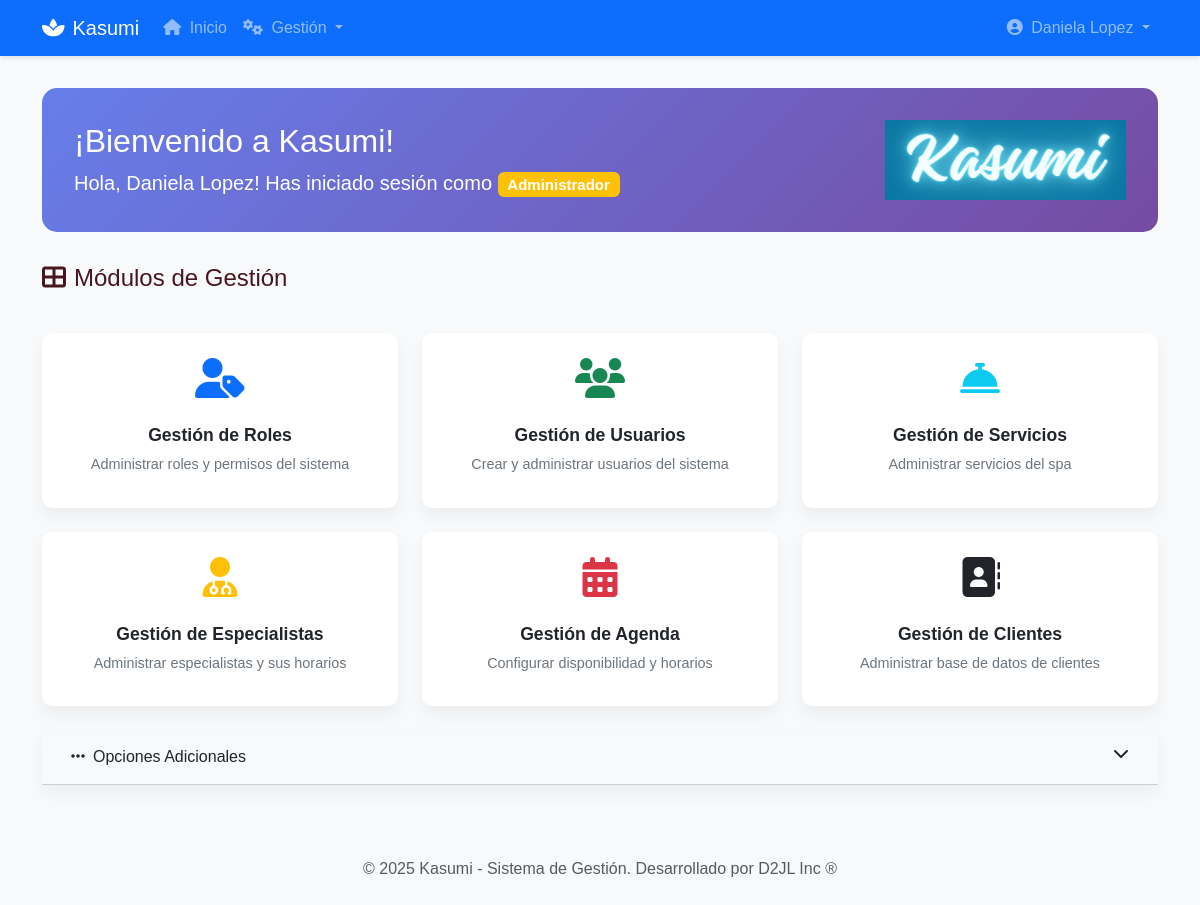
Page / (signed in) on the earlier database version.
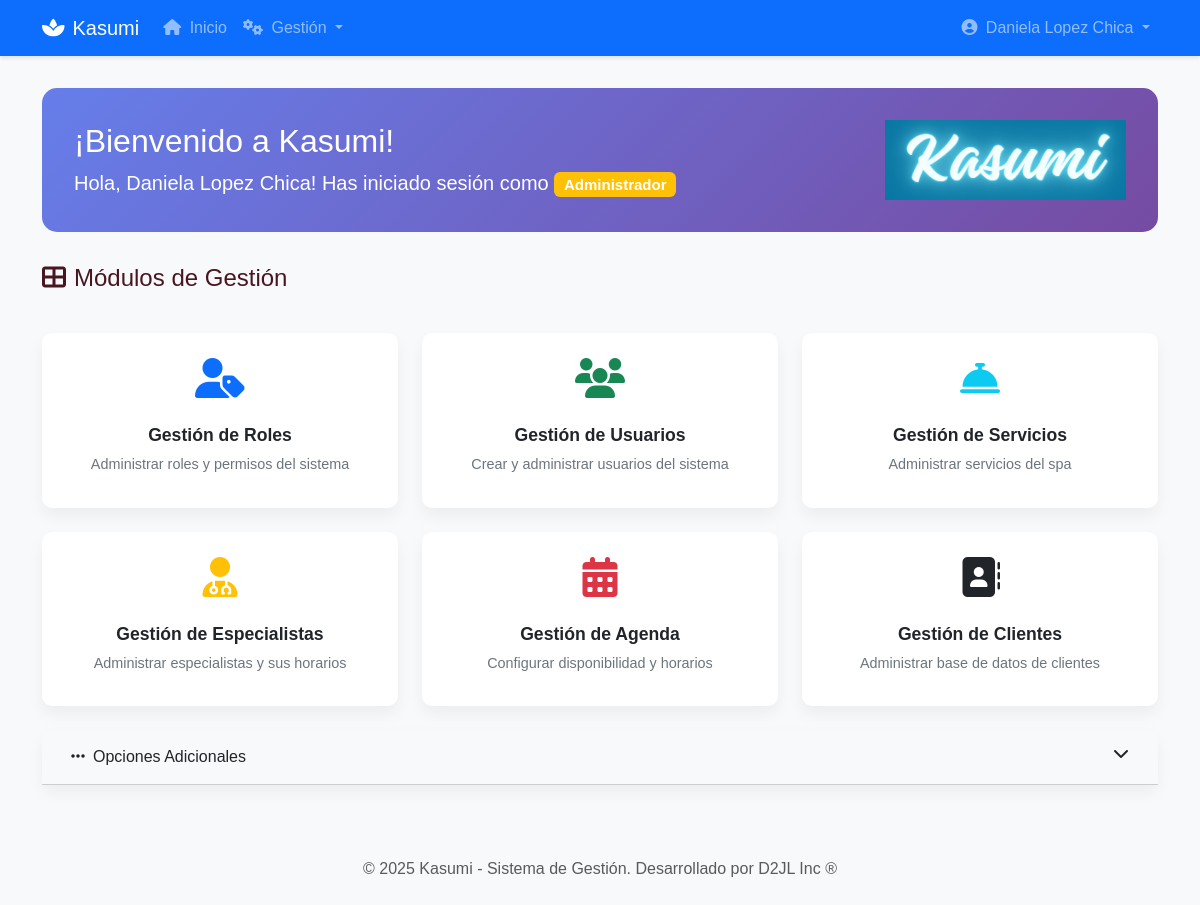
Same page on the later database version.
### accounts/models.py (models this page shows, shortened)
class Usuario(AbstractUser):
    TIPO_DOCUMENTO_CHOICES = [
        ('CC', 'Cédula de Ciudadanía'),
        ('CE', 'Cédula de Extranjería'),
        ('TI', 'Tarjeta de Identidad'),
        ('PAS', 'Pasaporte'),
    ]
    username = None
    email = models.EmailField(_('email address'), unique=True)
    tipo_documento = models.CharField(
        max_length=3,
        choices=TIPO_DOCUMENTO_CHOICES,
        default='CC',
        verbose_name='Tipo de Documento'
    )
    numero_documento = models.CharField(
        max_length=20,
        unique=True,
        verbose_name='Número de Documento'
    )
    telefono = models.CharField(max_length=15, blank=True, verbose_name='Teléfono')
    direccion = models.TextField(blank=True, verbose_name='Dirección')
    ciudad = models.CharField(max_length=100, blank=True, verbose_name='Ciudad')
    fecha_nacimiento = models.DateField(null=True, blank=True, verbose_name='Fecha de Nacimiento')
    USERNAME_FIELD = 'email'
    REQUIRED_FIELDS = ['numero_documento', 'first_name', 'last_name']
    objects = UsuarioManager()
    class Meta:
        verbose_name = 'Usuario'
        verbose_name_plural = 'Usuarios'

### core/views.py (the view)
# urls.py: path('', views.HomeView.as_view(), name='home'),
class HomeView(LoginRequiredMixin, TemplateView):
    template_name = 'core/home.html'
    def get_context_data(self, **kwargs):
        context = super().get_context_data(**kwargs)
        context['titulo'] = _('Inicio')
        context['usuario'] = self.request.user
        return context

### templates/core/home.html (shortened to what the changed rows need)
{% extends "base.html" %}
{% load static %}
{% block content %}
<div class="welcome-card">
    <div class="row align-items-center">
        <div class="col-md-8">
            <h2 class="mb-2">¡Bienvenido a Kasumi!</h2>
            <p class="mb-0 lead">Hola, {{ user.get_full_name|default:user.email }}! Has iniciado sesión como
                {% if user.is_superuser %}
                    <span class="badge bg-danger">Administrador</span>
                {% elif user.is_staff %}
                    <span class="badge bg-warning">Administrador</span>
                {% else %}
                    <span class="badge bg-info">Usuario</span>
                {% endif %}
            </p>
        </div>
    </div>
</div>
{% endblock %}

### templates/base.html (shortened to what this page needs)
<!DOCTYPE html>
{% load static %}
<html lang="es">
<head>
    <link href="https://cdn.jsdelivr.net/npm/bootstrap@5.3.3/dist/css/bootstrap.min.css" rel="stylesheet">
    <link rel="stylesheet" href="https://cdnjs.cloudflare.com/ajax/libs/font-awesome/6.4.0/css/all.min.css">
    <link rel="stylesheet" href="{% static 'css/styles.css' %}">
</head>
<body class="{% block body_class %}{% endblock %}">
    {% if user.is_authenticated %}
    <nav class="navbar navbar-expand-lg navbar-dark bg-primary">
        <div class="container">
            <a class="navbar-brand" href="{% url 'core:home' %}">
                <i class="fas fa-spa me-2"></i>Kasumi
            </a>
            <div class="collapse navbar-collapse" id="navbarNav">
                <ul class="navbar-nav me-auto">
                    <li class="nav-item">
                        <a class="nav-link" href="{% url 'core:home' %}">
                            <i class="fas fa-home me-1"></i> Inicio
                        </a>
                    </li>
                    {% if user.is_staff %}
                    <li class="nav-item dropdown">
                        <a class="nav-link dropdown-toggle" href="#" id="gestionDropdown" role="button" data-bs-toggle="dropdown">
                            <i class="fas fa-cogs me-1"></i> Gestión
                        </a>
                    </li>
                    {% endif %}
                </ul>
                <ul class="navbar-nav">
                    <li class="nav-item dropdown">
                        <a class="nav-link dropdown-toggle" href="#" id="userDropdown" role="button" data-bs-toggle="dropdown">
                            <i class="fas fa-user-circle me-1"></i> {{ user.get_full_name|default:user.email }}
                        </a>
                    </li>
                </ul>
            </div>
        </div>
    </nav>
    {% endif %}
    <main class="container">
        {% block content %}{% endblock %}
    </main>
    <footer class="bg-light text-center text-muted py-4 mt-5">
        <div class="container">
            <p class="mb-0">© {% now "Y" %} Kasumi - Sistema de Gestión. <span class="d-none d-md-inline">Desarrollado por D2JL Inc ®</span></p>
        </div>
    </footer>
</body>
</html>

Differences in the rows shown:
changed Usuario: get_full_name "Daniela Lopez" → "Daniela Lopez Chica"
